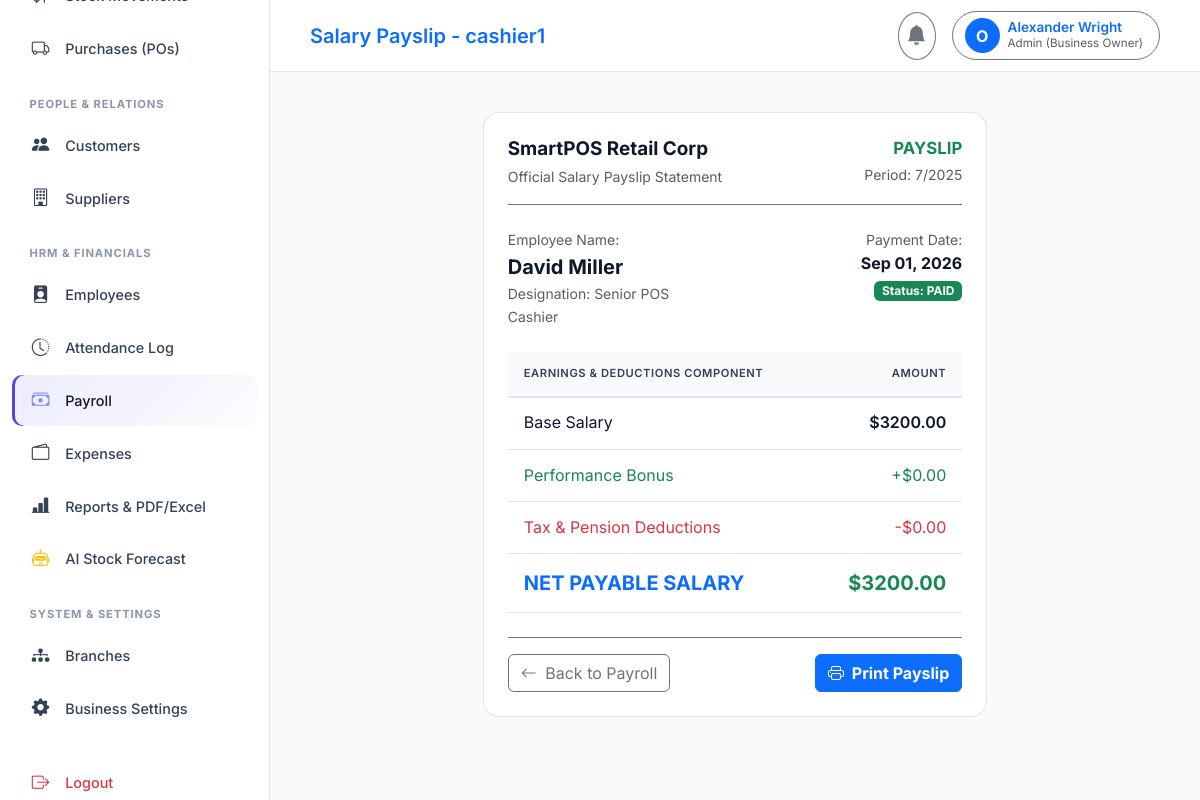
The page /payroll/4/payslip/ (signed in) on the database its author committed.
### payroll/models.py (models this page shows, shortened)
class Payroll(models.Model):
    STATUS_PAID = 'PAID'
    STATUS_PENDING = 'PENDING'
    PAYMENT_STATUS_CHOICES = [
        (STATUS_PAID, 'Paid'),
        (STATUS_PENDING, 'Pending'),
    ]
    business = models.ForeignKey('authentication.Business', on_delete=models.CASCADE, related_name='payrolls')
    employee = models.ForeignKey(settings.AUTH_USER_MODEL, on_delete=models.CASCADE, related_name='payrolls')
    month = models.IntegerField()
    year = models.IntegerField()
    base_salary = models.DecimalField(max_digits=12, decimal_places=2, default=0.00)
    bonus = models.DecimalField(max_digits=12, decimal_places=2, default=0.00)
    deductions = models.DecimalField(max_digits=12, decimal_places=2, default=0.00)
    net_salary = models.DecimalField(max_digits=12, decimal_places=2, default=0.00)
    payment_status = models.CharField(max_length=20, choices=PAYMENT_STATUS_CHOICES, default=STATUS_PENDING)
    status = models.BooleanField(default=True)
    created_at = models.DateTimeField(auto_now_add=True)
    updated_at = models.DateTimeField(auto_now=True)

### authentication/models.py (models this page shows, shortened)
class User(AbstractUser):
    ROLE_SUPER_ADMIN = 'SUPER_ADMIN'
    ROLE_ADMIN = 'ADMIN'
    ROLE_EMPLOYEE = 'EMPLOYEE'
    ROLE_CUSTOMER = 'CUSTOMER'
    ROLE_CHOICES = [
        (ROLE_SUPER_ADMIN, 'Super Admin'),
        (ROLE_ADMIN, 'Admin (Business Owner)'),
        (ROLE_EMPLOYEE, 'Employee (Cashier)'),
        (ROLE_CUSTOMER, 'Customer'),
    ]
    role = models.CharField(max_length=20, choices=ROLE_CHOICES, default=ROLE_EMPLOYEE)
    business = models.ForeignKey(Business, on_delete=models.CASCADE, null=True, blank=True, related_name='users')
    branch = models.ForeignKey('branches.Branch', on_delete=models.SET_NULL, null=True, blank=True, related_name='users')
    phone = models.CharField(max_length=30, blank=True, null=True)
    profile_picture = models.ImageField(upload_to='profile_pics/', null=True, blank=True)
    status = models.BooleanField(default=True)
    created_at = models.DateTimeField(auto_now_add=True)
    updated_at = models.DateTimeField(auto_now=True)
    def is_super_admin(self):
        return self.role == self.ROLE_SUPER_ADMIN or self.is_superuser
    def is_admin(self):
        return self.role in [self.ROLE_ADMIN, self.ROLE_SUPER_ADMIN] or self.is_superuser

class Business(models.Model):
    name = models.CharField(max_length=255)
    logo = models.ImageField(upload_to='business_logos/', null=True, blank=True)
    email = models.EmailField(blank=True, null=True)
    phone = models.CharField(max_length=50, blank=True, null=True)
    address = models.TextField(blank=True, null=True)
    tax_number = models.CharField(max_length=100, blank=True, null=True)
    status = models.BooleanField(default=True)
    created_at = models.DateTimeField(auto_now_add=True)
    updated_at = models.DateTimeField(auto_now=True)
    class Meta:
        verbose_name_plural = "Businesses"

### employees/models.py (models this page shows, shortened)
class EmployeeProfile(models.Model):
    business = models.ForeignKey('authentication.Business', on_delete=models.CASCADE, related_name='employee_profiles')
    user = models.OneToOneField(settings.AUTH_USER_MODEL, on_delete=models.CASCADE, related_name='employee_profile')
    designation = models.CharField(max_length=100, default='Cashier')
    salary = models.DecimalField(max_digits=12, decimal_places=2, default=0.00)
    join_date = models.DateField(auto_now_add=True)
    status = models.BooleanField(default=True)
    created_at = models.DateTimeField(auto_now_add=True)
    updated_at = models.DateTimeField(auto_now=True)

### payroll/views.py (the view)
# urls.py: path('<int:pk>/payslip/', views.payslip_detail, name='payslip_detail'),
@login_required
def payslip_detail(request, pk):
    payroll = get_object_or_404(Payroll, pk=pk)
    return render(request, 'payroll/payslip.html', {'payroll': payroll})

### templates/payroll/payslip.html
{% extends 'base.html' %}
{% block header_title %}Salary Payslip - {{ payroll.employee.username }}{% endblock %}
{% block content %}
<div class="row justify-content-center pt-4">
    <div class="col-md-7">
        <div class="card card-custom p-4">
            <div class="d-flex justify-content-between align-items-center border-bottom border-secondary pb-3 mb-4">
                <div>
                    <h4 class="fw-bold text-light mb-1">{{ payroll.business.name|default:"SmartPOS Retail" }}</h4>
                    <p class="text-muted small m-0">Official Salary Payslip Statement</p>
                </div>
                <div class="text-end">
                    <h5 class="fw-bold text-success mb-1">PAYSLIP</h5>
                    <div class="text-muted small">Period: {{ payroll.month }}/{{ payroll.year }}</div>
                </div>
            </div>
            <div class="row mb-4">
                <div class="col-6">
                    <div class="text-muted small">Employee Name:</div>
                    <div class="fw-bold text-light fs-5">{{ payroll.employee.get_full_name|default:payroll.employee.username }}</div>
                    <div class="text-muted small">Designation: {{ payroll.employee.employee_profile.designation|default:"Staff" }}</div>
                </div>
                <div class="col-6 text-end">
                    <div class="text-muted small">Payment Date:</div>
                    <div class="fw-bold text-light">{{ payroll.created_at|date:"M d, Y" }}</div>
                    <div class="badge bg-success">Status: PAID</div>
                </div>
            </div>
            <table class="table table-custom mb-4 align-middle">
                <thead>
                    <tr>
                        <th>Earnings & Deductions Component</th>
                        <th class="text-end">Amount</th>
                    </tr>
                </thead>
                <tbody>
                    <tr>
                        <td class="text-light">Base Salary</td>
                        <td class="text-end text-light fw-semibold">{{ currency_symbol }}{{ payroll.base_salary|floatformat:2 }}</td>
                    </tr>
                    <tr>
                        <td class="text-success">Performance Bonus</td>
                        <td class="text-end text-success">+{{ currency_symbol }}{{ payroll.bonus|floatformat:2 }}</td>
                    </tr>
                    <tr>
                        <td class="text-danger">Tax & Pension Deductions</td>
                        <td class="text-end text-danger">-{{ currency_symbol }}{{ payroll.deductions|floatformat:2 }}</td>
                    </tr>
                    <tr class="border-top border-secondary fs-5 fw-bold">
                        <td class="text-primary">NET PAYABLE SALARY</td>
                        <td class="text-end text-success">{{ currency_symbol }}{{ payroll.net_salary|floatformat:2 }}</td>
                    </tr>
                </tbody>
            </table>
            <div class="d-flex justify-content-between pt-3 border-top border-secondary no-print">
                <a href="{% url 'payroll_list' %}" class="btn btn-outline-secondary"><i class="bi bi-arrow-left me-1"></i> Back to Payroll</a>
                <button class="btn btn-primary fw-bold" onclick="window.print()"><i class="bi bi-printer me-1"></i> Print Payslip</button>
            </div>
        </div>
    </div>
</div>
{% endblock %}

### templates/base.html (shortened to what this page needs)
{% load static %}
<!DOCTYPE html>
<html lang="en">
<head>
    <link href="https://cdn.jsdelivr.net/npm/bootstrap@5.3.2/dist/css/bootstrap.min.css" rel="stylesheet">
    <link rel="stylesheet" href="https://cdn.jsdelivr.net/npm/bootstrap-icons@1.11.2/font/bootstrap-icons.min.css">
    <link rel="stylesheet" href="https://cdn.datatables.net/1.13.7/css/dataTables.bootstrap5.min.css">
    <link rel="stylesheet" href="{% static 'css/style.css' %}">
</head>
<body>
    <aside id="sidebar">
        <ul class="sidebar-nav mt-3">
            <li class="nav-item">
                <a href="{% url 'inventory_list' %}" class="nav-link {% if 'inventory' in request.path %}active{% endif %}">
                    <i class="bi bi-arrow-down-up"></i>
                    <span>Stock Movements</span>
                </a>
            </li>
            <li class="nav-item">
                <a href="{% url 'purchases_list' %}" class="nav-link {% if 'purchases' in request.path %}active{% endif %}">
                    <i class="bi bi-truck"></i>
                    <span>Purchases (POs)</span>
                </a>
            </li>
            <li class="nav-label">People & Relations</li>
            <li class="nav-item">
                <a href="{% url 'customers_list' %}" class="nav-link {% if 'customers' in request.path %}active{% endif %}">
                    <i class="bi bi-people-fill"></i>
                    <span>Customers</span>
                </a>
            </li>
            <li class="nav-item">
                <a href="{% url 'suppliers_list' %}" class="nav-link {% if 'suppliers' in request.path %}active{% endif %}">
                    <i class="bi bi-building"></i>
                    <span>Suppliers</span>
                </a>
            </li>
            {% if user.is_admin %}
            <li class="nav-label">HRM & Financials</li>
            <li class="nav-item">
                <a href="{% url 'employees_list' %}" class="nav-link {% if 'employees' in request.path %}active{% endif %}">
                    <i class="bi bi-person-badge-fill"></i>
                    <span>Employees</span>
                </a>
            </li>
            <li class="nav-item">
                <a href="{% url 'attendance_list' %}" class="nav-link {% if 'attendance' in request.path %}active{% endif %}">
                    <i class="bi bi-clock-history"></i>
                    <span>Attendance Log</span>
                </a>
            </li>
            <li class="nav-item">
                <a href="{% url 'payroll_list' %}" class="nav-link {% if 'payroll' in request.path %}active{% endif %}">
                    <i class="bi bi-cash-stack"></i>
                    <span>Payroll</span>
                </a>
            </li>
            <li class="nav-item">
                <a href="{% url 'expenses_list' %}" class="nav-link {% if 'expenses' in request.path %}active{% endif %}">
                    <i class="bi bi-wallet2"></i>
                    <span>Expenses</span>
                </a>
            </li>
            <li class="nav-item">
                <a href="{% url 'reports_overview' %}" class="nav-link {% if 'reports' in request.path %}active{% endif %}">
                    <i class="bi bi-bar-chart-line-fill"></i>
                    <span>Reports & PDF/Excel</span>
                </a>
            </li>
            <li class="nav-item">
                <a href="{% url 'ai_forecast' %}" class="nav-link {% if 'ai' in request.path %}active{% endif %}">
                    <i class="bi bi-robot text-warning"></i>
                    <span>AI Stock Forecast</span>
                </a>
            </li>
            {% endif %}
            <li class="nav-label">System & Settings</li>
            {% if user.is_admin %}
            <li class="nav-item">
                <a href="{% url 'branches_list' %}" class="nav-link {% if 'branches' in request.path %}active{% endif %}">
                    <i class="bi bi-diagram-3-fill"></i>
                    <span>Branches</span>
                </a>
            </li>
            <li class="nav-item">
                <a href="{% url 'settings_detail' %}" class="nav-link {% if 'settings' in request.path %}active{% endif %}">
                    <i class="bi bi-gear-fill"></i>
                    <span>Business Settings</span>
                </a>
            </li>
            {% endif %}
            <li class="nav-item mt-4 mb-5">
                <a href="{% url 'logout' %}" class="nav-link text-danger">
                    <i class="bi bi-box-arrow-right"></i>
                    <span>Logout</span>
                </a>
            </li>
        </ul>
    </aside>
    <div id="main-content">
        <header class="top-navbar">
            <div class="d-flex align-items-center gap-3">
                <div class="fw-semibold text-primary fs-5">
                    {% block header_title %}{{ current_business.name|default:"SmartPOS Enterprise" }}{% endblock %}
                </div>
            </div>
            <div class="d-flex align-items-center gap-3">
                <div class="dropdown">
                    <button class="btn btn-outline-secondary position-relative rounded-circle p-2" type="button" data-bs-toggle="dropdown">
                        <i class="bi bi-bell-fill fs-5"></i>
                    </button>
                </div>
                <div class="dropdown">
                    <button class="btn btn-outline-secondary d-flex align-items-center gap-2 rounded-pill pe-3" type="button" data-bs-toggle="dropdown">
                        <div class="bg-primary text-white rounded-circle d-flex align-items-center justify-content-center fw-bold" style="width: 35px; height: 35px;">
                            {{ user.username|slice:":1"|upper }}
                        </div>
                        <div class="text-start d-none d-sm-block">
                            <div class="fw-semibold text-primary" style="font-size: 0.85rem; line-height: 1.2;">{{ user.get_full_name|default:user.username }}</div>
                            <div class="text-muted" style="font-size: 0.725rem;">{{ user.get_role_display }}</div>
                        </div>
                    </button>
                </div>
            </div>
        </header>
        <div class="container-fluid pt-3 px-4">
        </div>
        <main class="container-fluid px-4 pb-5 flex-grow-1">
            {% block content %}{% endblock %}
        </main>
    </div>
</body>
</html>

### rows shown on the page
Payroll: employee.username "cashier1", business.name "SmartPOS Retail Corp", month "7", year "2025", employee.get_full_name "David Miller", employee.employee_profile.designation "Senior POS Cashier", created_at "Sep 01, 2026", base_salary "3200.00", bonus "0.00", deductions "0.00", net_salary "3200.00"
User: username "O", get_full_name "Alexander Wright", role "Admin (Business Owner)"

### other values the page prints
{{ currency_symbol }} "$"
